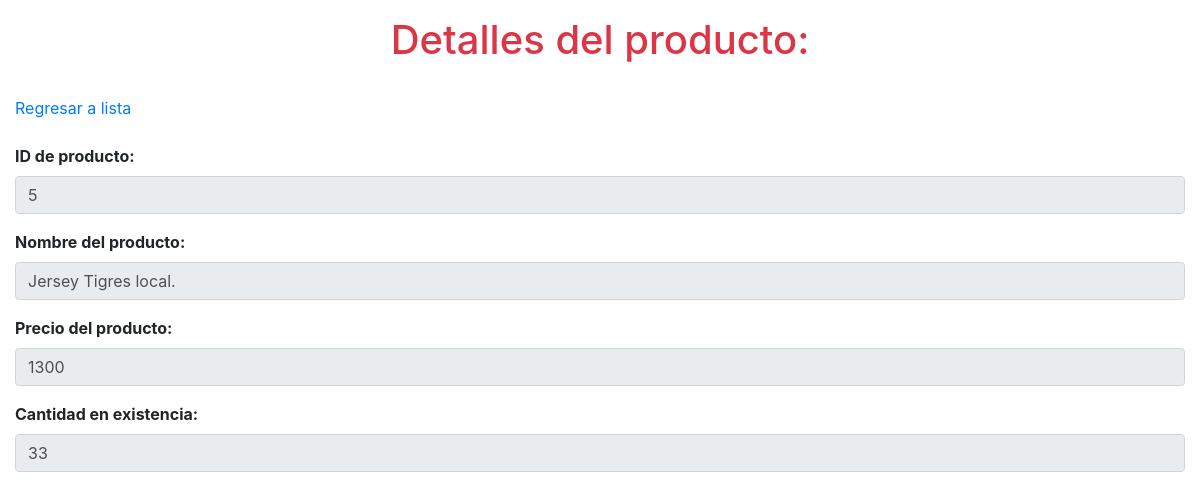
Before: /productos/view.php?id_producto=5 with the older database file.
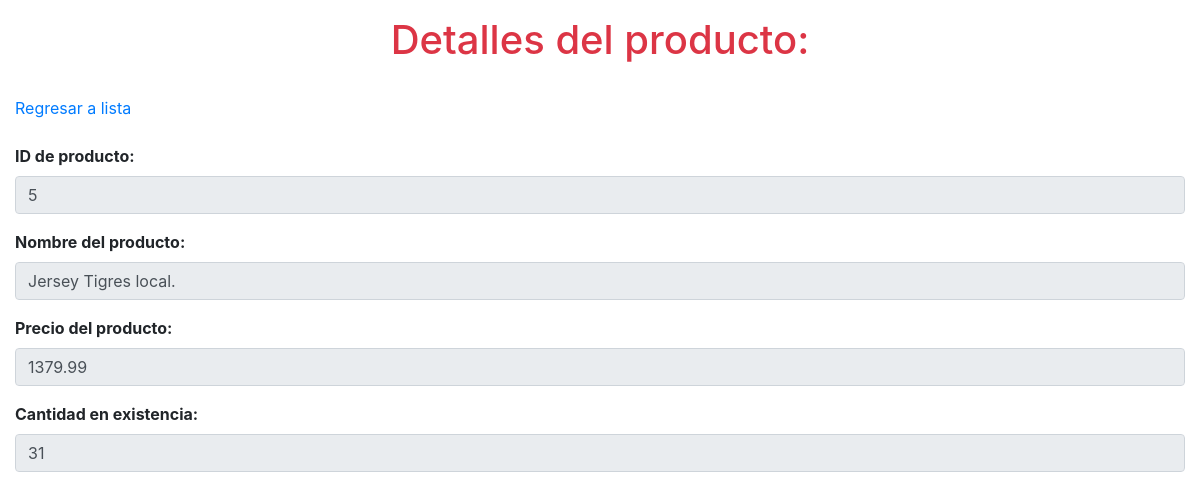
After: the same page with the newer database file.
### tables this page shows
CREATE TABLE productos (
	id_producto INTEGER PRIMARY KEY AUTOINCREMENT,
    producto VARCHAR (100) NOT NULL,
    precio FLOAT NOT NULL,
    existencias INTEGER NOT NULL
);

### productos/db/db_view.php (the view)
<?php
    $id_producto = $_GET["id_producto"];
    $db = new SQLite3("../tienda.db");
    $resultado = $db->query("SELECT * from productos where id_producto='$id_producto';");
    while ($row = $resultado->fetchArray()) {
        $id_producto = $row["id_producto"];
        $producto = $row['producto'];
        $precio = $row['precio'];
        $existencias = $row['existencias'];
    }
    $form = "
        <div class='form-group font-weight-bold'>
            <label for='id_producto'>ID de producto:</label>
            <input type='text' readonly class='form-control' id='id_producto' name='id_producto' aria-describedby='ID producto' value='$id_producto'>
        </div>
        <div class='form-group font-weight-bold'>
            <label for='producto'>Nombre del producto:</label>
            <input type='text' readonly class='form-control' id='producto' name='producto' aria-describedby='producto' value='$producto'>
        </div>
        <div class='form-group font-weight-bold'>
            <label for='precio'>Precio del producto:</label>
            <input type='number' readonly class='form-control' id='precio' name='precio' aria-describedby='precio' value='$precio'>
        </div>
        <div class='form-group font-weight-bold'>
            <label for='existencias'>Cantidad en existencia:</label>
            <input type='number' readonly class='form-control' id='existencias' name='existencias' aria-describedby='precio' value='$existencias'>
        </div>
        ";
    print($form);
?>

Changed rows visible on the page:
changed productos "Jersey Tigres local.": precio "1300" → "1379.99"; existencias "33" → "31"
